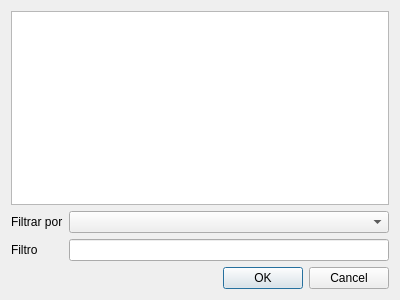
<?xml version="1.0" encoding="UTF-8"?>
<ui version="4.0">
 <class>CategoriasLista</class>
 <widget class="QDialog" name="CategoriasLista">
  <property name="geometry">
   <rect>
    <x>0</x>
    <y>0</y>
    <width>400</width>
    <height>300</height>
   </rect>
  </property>
  <property name="windowTitle">
   <string>Lista de categorias</string>
  </property>
  <layout class="QVBoxLayout" name="verticalLayout">
   <item>
    <widget class="QTableWidget" name="tableCategorias">
     <property name="alternatingRowColors">
      <bool>true</bool>
     </property>
     <property name="selectionBehavior">
      <enum>QAbstractItemView::SelectRows</enum>
     </property>
    </widget>
   </item>
   <item>
    <layout class="QGridLayout" name="gridLayout">
     <item row="0" column="0">
      <widget class="QLabel" name="label_3">
       <property name="text">
        <string>Filtrar por</string>
       </property>
      </widget>
     </item>
     <item row="0" column="1">
      <widget class="QComboBox" name="cbFiltro"/>
     </item>
     <item row="1" column="0">
      <widget class="QLabel" name="label">
       <property name="text">
        <string>Filtro</string>
       </property>
      </widget>
     </item>
     <item row="1" column="1">
      <widget class="QLineEdit" name="edtFiltro"/>
     </item>
    </layout>
   </item>
   <item>
    <widget class="QDialogButtonBox" name="buttonBox">
     <property name="orientation">
      <enum>Qt::Horizontal</enum>
     </property>
     <property name="standardButtons">
      <set>QDialogButtonBox::Cancel|QDialogButtonBox::Ok</set>
     </property>
    </widget>
   </item>
  </layout>
 </widget>
 <tabstops>
  <tabstop>cbFiltro</tabstop>
  <tabstop>edtFiltro</tabstop>
  <tabstop>buttonBox</tabstop>
  <tabstop>tableCategorias</tabstop>
 </tabstops>
 <resources/>
 <connections>
  <connection>
   <sender>buttonBox</sender>
   <signal>accepted()</signal>
   <receiver>CategoriasLista</receiver>
   <slot>accept()</slot>
   <hints>
    <hint type="sourcelabel">
     <x>248</x>
     <y>254</y>
    </hint>
    <hint type="destinationlabel">
     <x>157</x>
     <y>274</y>
    </hint>
   </hints>
  </connection>
  <connection>
   <sender>buttonBox</sender>
   <signal>rejected()</signal>
   <receiver>CategoriasLista</receiver>
   <slot>reject()</slot>
   <hints>
    <hint type="sourcelabel">
     <x>316</x>
     <y>260</y>
    </hint>
    <hint type="destinationlabel">
     <x>286</x>
     <y>274</y>
    </hint>
   </hints>
  </connection>
 </connections>
</ui>
